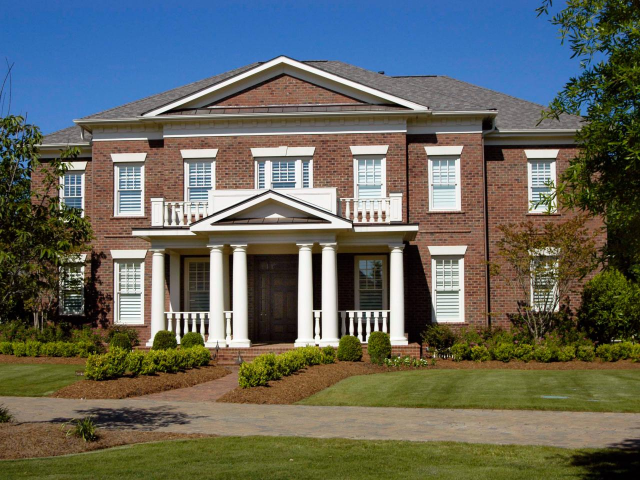
#> input picture codes/segmentation/ressources/house.jpg, 1280 x 960 px (shown at 1/2 size); the run also reads 1 picture not shown here
$ python segment_house.py
#> lines starting #> are read from the running program, lines starting #| are printed output that depends on the picture
import numpy as np
import cv2
import matplotlib.pyplot as plt


imBGR = cv2.imread("../ressources/house.jpg")
#> imBGR is the input picture: shape (960, 1280, 3); mean B, G, R 93.3, 101.9, 99.8
# Convert to BGR to HSV
imHSV = cv2.cvtColor(imBGR, cv2.COLOR_BGR2HSV)
#> imHSV: shape (960, 1280, 3); mean H, S, V 44.3, 127.4, 124.2
plt.subplot(341, label="imHSV"), plt.imshow(cv2.cvtColor(imHSV, cv2.COLOR_HSV2BGR)[...,::-1])
# Segment brick
# Select a sub part of the image:
brick_BGR = cv2.imread("../ressources/brick.png")
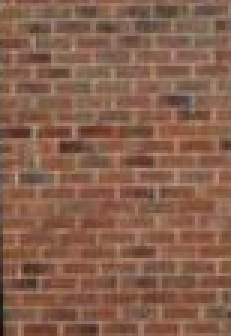
#> input picture codes/segmentation/ressources/brick.png, 77 x 112 px (shown 3 times larger)
#> brick_BGR is the input picture: shape (112, 77, 3); mean B, G, R 77.1, 96.2, 134.4
patch_brick_HSV = cv2.cvtColor(brick_BGR, cv2.COLOR_BGR2HSV)
#> patch_brick_HSV: shape (112, 77, 3); mean H, S, V 10.1, 109.7, 134.4
# Segment Sky
sky_BGR = cv2.imread("../ressources/sky.png")
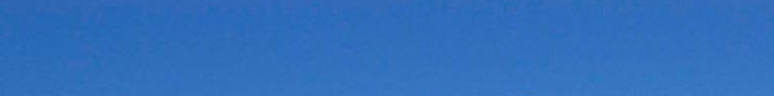
#> input picture codes/segmentation/ressources/sky.png, 774 x 96 px
#> sky_BGR is the input picture: shape (96, 774, 3); mean B, G, R 187.5, 110.9, 49
patch_sky_HSV = cv2.cvtColor(sky_BGR, cv2.COLOR_BGR2HSV)
#> patch_sky_HSV: shape (96, 774, 3); mean H, S, V 106.4, 188.5, 187.5
#Segment Grass
grass_BGR= cv2.imread("../ressources/grass.png")
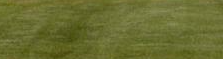
#> input picture codes/segmentation/ressources/grass.png, 223 x 59 px
#> grass_BGR is the input picture: shape (59, 223, 3); mean B, G, R 48, 109.2, 105.4
patch_grass_HSV = cv2.cvtColor(grass_BGR, cv2.COLOR_BGR2HSV)
#> patch_grass_HSV: shape (59, 223, 3); mean H, S, V 31.9, 144.5, 109.3
#Segment Path
pathway_BGR= cv2.imread("../ressources/pathway.png")
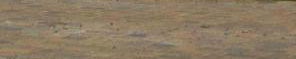
#> input picture codes/segmentation/ressources/pathway.png, 296 x 59 px
#> pathway_BGR is the input picture: shape (59, 296, 3); mean B, G, R 99, 122.4, 139.7
patch_pathway_HSV = cv2.cvtColor(pathway_BGR, cv2.COLOR_BGR2HSV)
#> patch_pathway_HSV: shape (59, 296, 3); mean H, S, V 17.3, 74.3, 139.7

#Segment Path
column_BGR= cv2.imread("../ressources/white_column.png")
patch_column_HSV = cv2.cvtColor(column_BGR, cv2.COLOR_BGR2HSV)
column_BGR_2= cv2.imread("../ressources/white_column_2.png")
#> (the run stopped early here; a loop or call above may not have finished)
